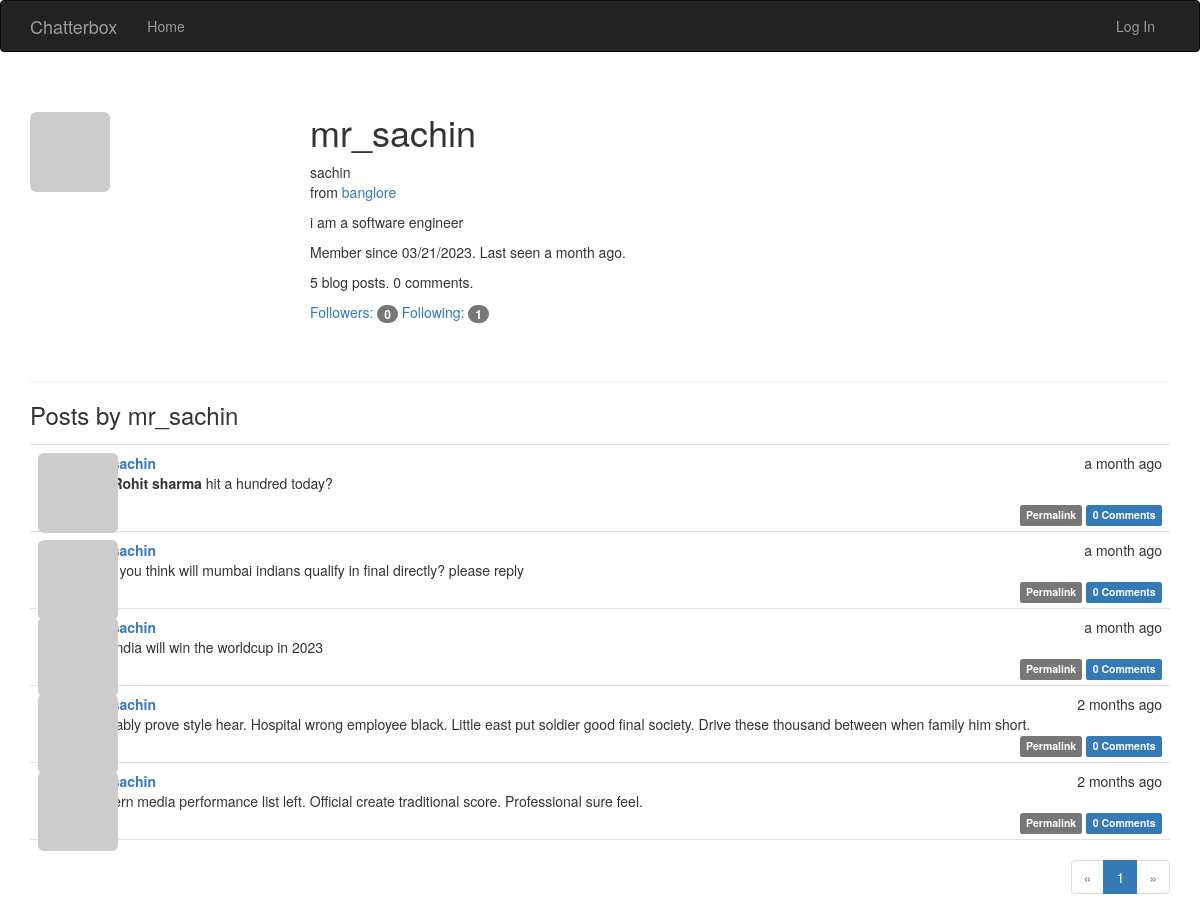
The page /user/mr_sachin on the database as committed earlier.
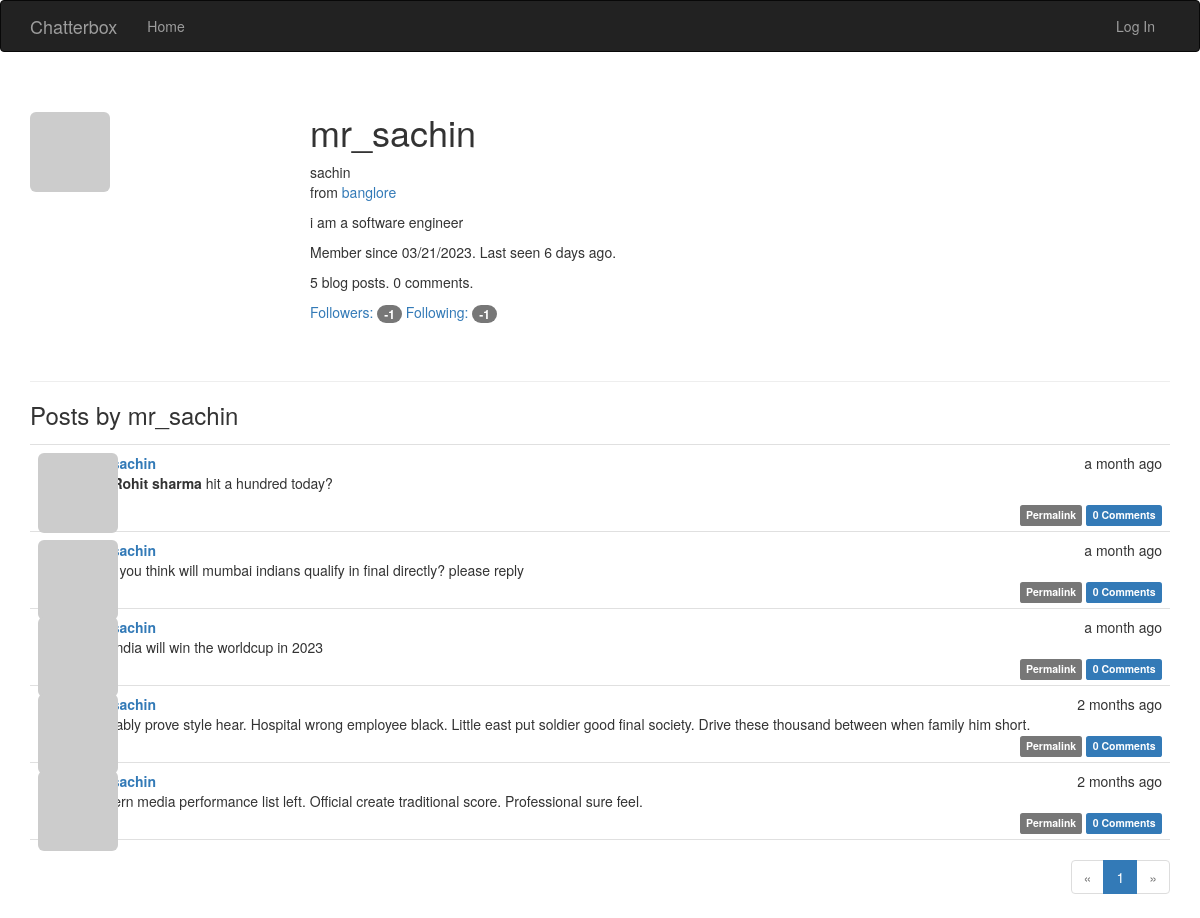
The same page on the database as committed later.
### app/models.py (models this page shows, shortened)
class User(UserMixin, db.Model):
    __tablename__ = 'users'
    id = db.Column(db.Integer, primary_key=True)
    email = db.Column(db.String(64), unique=True, index=True)
    username = db.Column(db.String(64), unique=True, index=True)
    role_id = db.Column(db.Integer, db.ForeignKey('roles.id'))
    password_hash = db.Column(db.String(128))
    confirmed = db.Column(db.Boolean, default=False)
    name = db.Column(db.String(64))
    location = db.Column(db.String(64))
    about_me = db.Column(db.Text())
    member_since = db.Column(db.DateTime(), default=datetime.utcnow)
    last_seen = db.Column(db.DateTime(), default=datetime.utcnow)
    avatar_hash = db.Column(db.String(32))
    posts = db.relationship('Post', backref='author', lazy='dynamic')
    followed = db.relationship('Follow',
                               foreign_keys=[Follow.follower_id],
                               backref=db.backref('follower', lazy='joined'),
                               lazy='dynamic',
                               cascade='all, delete-orphan')
    followers = db.relationship('Follow',
                                foreign_keys=[Follow.followed_id],
                                backref=db.backref('followed', lazy='joined'),
                                lazy='dynamic',
                                cascade='all, delete-orphan')
    comments = db.relationship('Comment', backref='author', lazy='dynamic')
    @property
    def password(self):
        raise AttributeError('password is not a readable attribute')
    def gravatar_hash(self):
        return hashlib.md5(self.email.lower().encode('utf-8')).hexdigest()
    def gravatar(self, size=100, default='identicon', rating='g'):
        url = 'https://secure.gravatar.com/avatar'
        hash = self.avatar_hash or self.gravatar_hash()
        return '{url}/{hash}?s={size}&d={default}&r={rating}'.format(
            url=url, hash=hash, size=size, default=default, rating=rating)

### app/main/views.py (the view)
@main.route('/user/<username>')
def user(username):
    user = User.query.filter_by(username=username).first_or_404()
    page = request.args.get('page', 1, type=int)
    pagination = user.posts.order_by(Post.timestamp.desc()).paginate(
        page=page, per_page=current_app.config['FLASKY_POSTS_PER_PAGE'],
        error_out=False)
    posts = pagination.items
    return render_template('user.html', user=user, posts=posts,
                           pagination=pagination)

### app/auth/views.py (called while the page is built)
@auth.before_app_request
def before_request():
    if current_user.is_authenticated:
        current_user.ping()
        if not current_user.confirmed \
                and request.endpoint \
                and request.blueprint != 'auth' \
                and request.endpoint != 'static':
            return redirect(url_for('auth.unconfirmed'))

### app/main/__init__.py (called while the page is built)
@main.app_context_processor
def inject_permissions():
    return dict(Permission=Permission)

### app/main/views.py (called while the page is built)
@main.after_app_request
def after_request(response):
    for query in get_debug_queries():
        if query.duration >= current_app.config['FLASKY_SLOW_DB_QUERY_TIME']:
            current_app.logger.warning(
                'Slow query: %s\nParameters: %s\nDuration: %fs\nContext: %s\n'
                % (query.statement, query.parameters, query.duration,
                   query.context))
    return response

### app/models.py (called while the page is built)
    def can(self, permissions):
        return False

    def is_administrator(self):
        return False

### app/templates/user.html (shortened to what this page needs)
{% extends "base.html" %}
{% import "_macros.html" as macros %}
{% block page_content %}
<div class="page-header">
    <img class="img-rounded profile-thumbnail" src="{{ user.gravatar(size=256) }}">
    <div class="profile-header">
        <h1>{{ user.username }}</h1>
        {% if user.name or user.location %}
        <p>
            {% if user.name %}{{ user.name }}<br>{% endif %}
            {% if user.location %}
                from <a href="http://maps.google.com/?q={{ user.location }}">{{ user.location }}</a><br>
            {% endif %}
        </p>
        {% endif %}
        {% if user.about_me %}<p>{{ user.about_me }}</p>{% endif %}
        <p>Member since {{ moment(user.member_since).format('L') }}. Last seen {{ moment(user.last_seen).fromNow() }}.</p>
        <p>{{ user.posts.count() }} blog posts. {{ user.comments.count() }} comments.</p>
        <p>
            <a href="{{ url_for('.followers', username=user.username) }}">Followers: <span class="badge">{{ user.followers.count() - 1 }}</span></a>
            <a href="{{ url_for('.followed_by', username=user.username) }}">Following: <span class="badge">{{ user.followed.count() - 1 }}</span></a>
        </p>
    </div>
</div>
<h3>Posts by {{ user.username }}</h3>
{% include '_posts.html' %}
{% if pagination %}
<div class="pagination">
    {{ macros.pagination_widget(pagination, '.user', username=user.username) }}
</div>
{% endif %}
{% endblock %}

Rows that differ between the two databases and show on the page:
changed User "mr_sachin": last_seen "a month ago" → "6 days ago"
Other text that changed with them:
{{ user.followers.count() - 1 }}: "0" → "-1"
{{ user.followed.count() - 1 }}: "1" → "-1"
